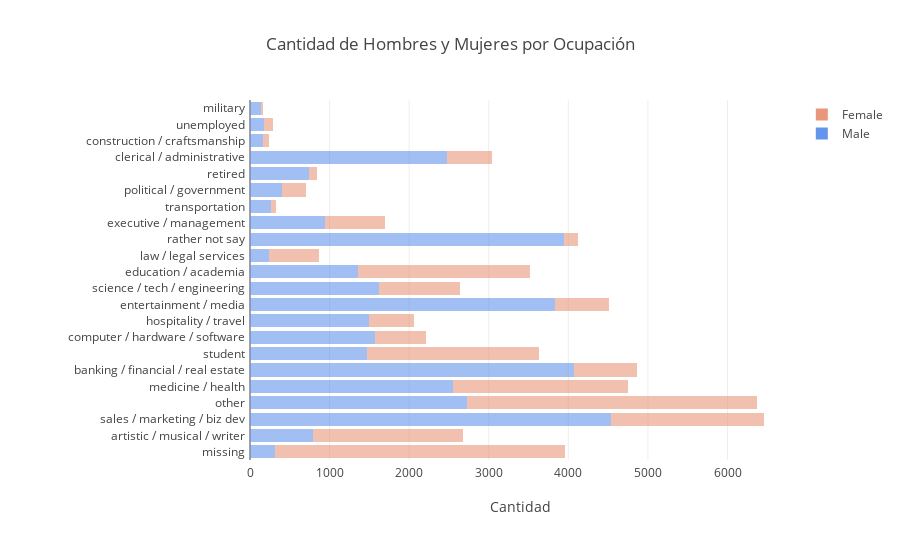

Here is the notebook cell this chart was saved with:
### Code cell
trace1 = go.Bar(
    y=list(df_f.job.unique()),
    x=[len(df_m[df_m.job==x])  for x in list(df_m.job.unique())],
    marker=dict(color="cornflowerblue",
            opacity=0.6),name='Male',orientation='h'
)
trace2 = go.Bar(
    y=list(df_f.job.unique()),
    x=[len(df_f[df_f.job==x])  for x in list(df_f.job.unique())],
    marker=dict(color="darksalmon",
            opacity=0.6),
    name='Female',orientation='h'
)

data = [trace1, trace2]
layout = go.Layout(
    barmode='stack', margin=go.layout.Margin(
        l=250,
        r=50,
        b=100,
        t=100,
        pad=4
    ),
    title = 'Cantidad de Hombres y Mujeres por Ocupación',
              xaxis = dict(title = 'Cantidad')
              
)

fig = go.Figure(data=data, layout=layout)
iplot(fig)

### Figure 1 — Plotly figure (JSON) as saved in the notebook; plotly's stock layout.template omitted (floating-point values rounded to 4 significant figures)
{"data": [{"marker": {"color": "cornflowerblue", "opacity": 0.6}, "name": "Male", "orientation": "h", "type": "bar", "uid": "4ee4122d-3624-425a-a500-ed79b9611e84", "x": [308, 794, 4542, 2731, 2557, 4068, 1476, 1569, 1493, 3832, 1618, 1358, 233, 3945, 940, 265, 398, 741, 2475, 160, 182, 144], "y": ["missing", "artistic / musical / writer", "sales / marketing / biz dev", "other", "medicine / health", "banking / financial / real estate", "student", "computer / hardware / software", "hospitality / travel", "entertainment / media", "science / tech / engineering", "education / academia", "law / legal services", "rather not say", "executive / management", "transportation", "political / government", "retired", "clerical / administrative", "construction / craftsmanship", "unemployed", "military"]}, {"marker": {"color": "darksalmon", "opacity": 0.6}, "name": "Female", "orientation": "h", "type": "bar", "uid": "5f11f684-342e-4cfa-954d-2647927117cd", "x": [3656, 1882, 1916, 3644, 2187, 790, 2151, 641, 570, 681, 1016, 2155, 640, 171, 755, 58, 310, 106, 572, 81, 113, 22], "y": ["missing", "artistic / musical / writer", "sales / marketing / biz dev", "other", "medicine / health", "banking / financial / real estate", "student", "computer / hardware / software", "hospitality / travel", "entertainment / media", "science / tech / engineering", "education / academia", "law / legal services", "rather not say", "executive / management", "transportation", "political / government", "retired", "clerical / administrative", "construction / craftsmanship", "unemployed", "military"]}], "layout": {"barmode": "stack", "margin": {"b": 100, "l": 250, "pad": 4, "r": 50, "t": 100}, "title": {"text": "Cantidad de Hombres y Mujeres por Ocupación"}, "xaxis": {"title": {"text": "Cantidad"}}}}
